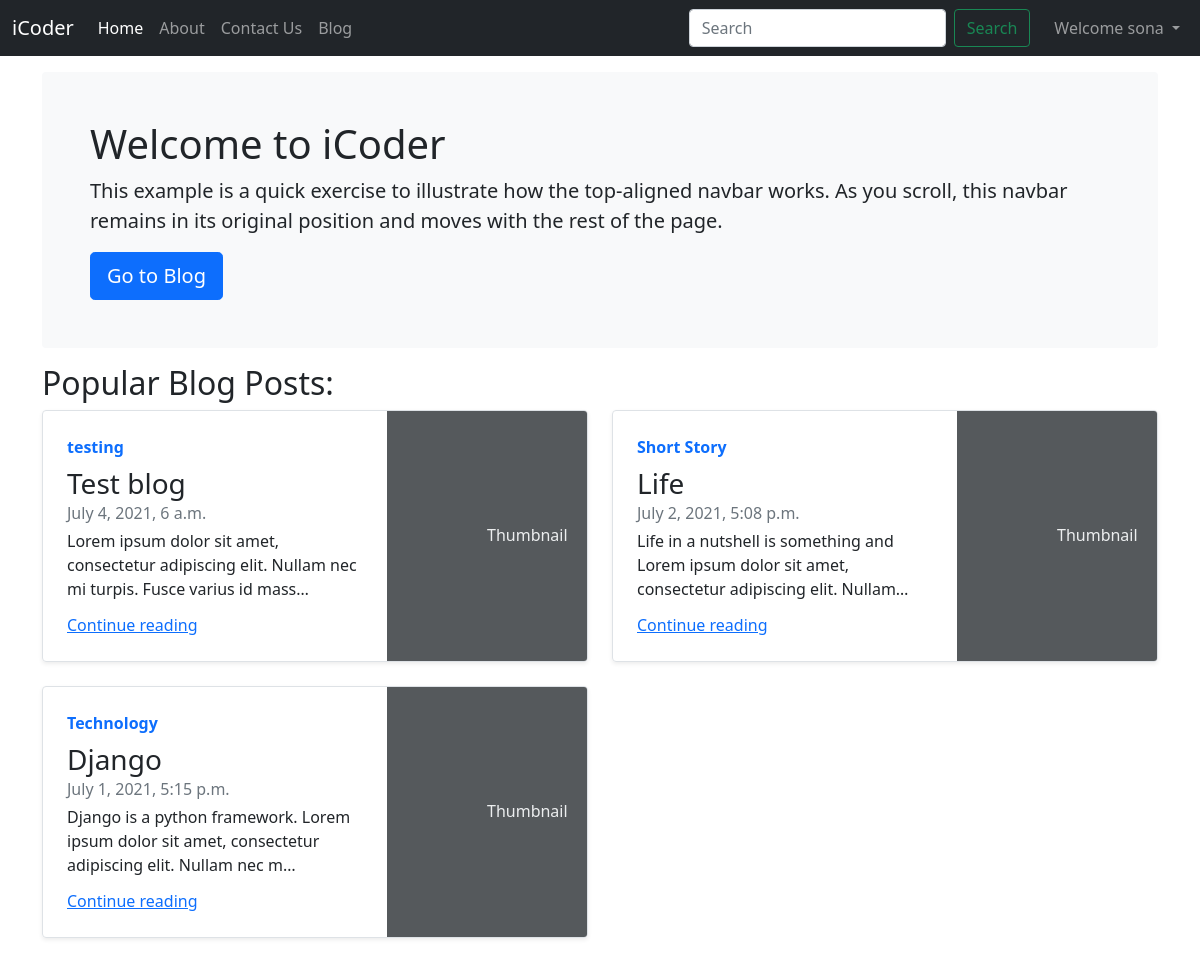
The page / (signed in) on the database its author committed.
### blog/models.py (models this page shows, shortened)
class Blog(models.Model):
    sno = models.AutoField(primary_key=True)
    title = models.CharField(max_length=200)
    genre=models.CharField(max_length=50)
    content = models.TextField()
    author = models.CharField(max_length=100)
    slug = models.CharField(max_length=130)
    views = models.IntegerField(default=0)
    timestamp = models.DateTimeField(blank=True)

### home/views.py (the view)
# urls.py: path('', views.home, name='home'),
def home(request):
    allBlogs = Blog.objects.all()
    dict = {'allBlogs':allBlogs}
    return render(request, 'home/home.html', dict)

### templates/home/home.html (shortened to what this page needs)
{% extends 'base.html' %}
{% block homeactive %} active {% endblock homeactive%}
{% block body %}
<div class="container my-3">
    <div class="bg-light p-5 rounded">
        <h1>Welcome to iCoder</h1>
        <p class="lead">This example is a quick exercise to illustrate how the top-aligned navbar works. As you scroll,
            this navbar remains in its original position and moves with the rest of the page.</p>
        <a class="btn btn-lg btn-primary" href="/blog" role="button">Go to Blog</a>
    </div>
    <div class="row my-3">
        <h2>Popular Blog Posts:</h2>
        {% for i in allBlogs %}
        <div class="col-md-6">
            <div class="row g-0 border rounded overflow-hidden flex-md-row mb-4 shadow-sm h-md-250 position-relative">
                <div class="col p-4 d-flex flex-column position-static">
                    <strong class="d-inline-block mb-2 text-primary">{{i.genre}}</strong>
                    <h3 class="mb-0">{{i.title}}</h3>
                    <div class="mb-1 text-muted">{{i.timestamp}}</div>
                    <p class="card-text mb-auto">{{i.content|truncatechars:100}}</p>
                    <a href="/blog/{{i.slug}}" class="stretched-link">Continue reading</a>
                </div>
                <div class="col-auto d-none d-lg-block">
                    <svg class="bd-placeholder-img" width="200" height="250" xmlns="http://www.w3.org/2000/svg"
                        role="img" aria-label="Placeholder: Thumbnail" preserveAspectRatio="xMidYMid slice"
                        focusable="false">
                        <rect width="100%" height="100%" fill="#55595c"></rect><text x="50%" y="50%" fill="#eceeef"
                            dy=".3em">Thumbnail</text>
                    </svg>
                </div>
            </div>
        </div>
        {% endfor %}
    </div>
</div>
{% endblock body %}

### templates/base.html (shortened to what this page needs)
<!doctype html>
<html lang="en">
<head>
    <link href="https://cdn.jsdelivr.net/npm/bootstrap@5.0.2/dist/css/bootstrap.min.css" rel="stylesheet"
>
</head>
<body>
    <nav class="navbar navbar-expand-lg navbar-dark bg-dark">
        <div class="container-fluid">
            <a class="navbar-brand" href="/">iCoder</a>
            <div class="collapse navbar-collapse" id="navbarSupportedContent">
                <ul class="navbar-nav me-auto mb-2 mb-lg-0">
                    <li class="nav-item">
                        <a class="nav-link {% block homeactive %} {% endblock homeactive%}" aria-current="page"
                            href="/">Home</a>
                    </li>
                    <li class="nav-item">
                        <a class="nav-link {% block aboutactive %} {% endblock aboutactive%}" href="/about">About</a>
                    </li>
                    <li class="nav-item">
                        <a class="nav-link {% block contactactive %} {% endblock contactactive%}"
                            href="/contact">Contact Us</a>
                    </li>
                    <li class="nav-item">
                        <a class="nav-link {% block blogactive %} {% endblock blogactive%}" href="/blog">Blog</a>
                    </li>
                </ul>
                <form method="GET" action="/search/" class="d-flex mx-3">
                    <input class="form-control me-2" type="search" name="search" id="search" placeholder="Search"
                        aria-label="Search">
                    <button class="btn btn-outline-success" type="submit">Search</button>
                </form>
                {% if user.is_authenticated %}
                <ul class="navbar-nav ml-auto mb-2 mb-lg-0">
                    <li class="nav-item dropdown">
                        <a class="nav-link dropdown-toggle" href="#" id="navbarDropdown" role="button"
                            data-bs-toggle="dropdown" aria-expanded="false">
                            Welcome {{request.user}}
                        </a>
                    </li>
                </ul>
                {% endif %}
            </div>
        </div>
    </nav>
    {% block body %} {% endblock body %}
</body>
</html>

### rows shown on the page
Blog: genre "testing", title "Test blog", timestamp "July 4, 2021, 6 a.m.", content "Lorem ipsum dolor sit amet, consectetur adipiscing elit. Nullam nec mi turpis. Fusce varius id mass…"
Blog: genre "Short Story", title "Life", timestamp "July 2, 2021, 5:08 p.m.", content "Life in a nutshell is something and Lorem ipsum dolor sit amet, consectetur adipiscing elit. Nullam…"
Blog: genre "Technology", title "Django", timestamp "July 1, 2021, 5:15 p.m.", content "Django is a python framework. Lorem ipsum dolor sit amet, consectetur adipiscing elit. Nullam nec m…"

### other values the page prints
{{ request.user }} "sona"
